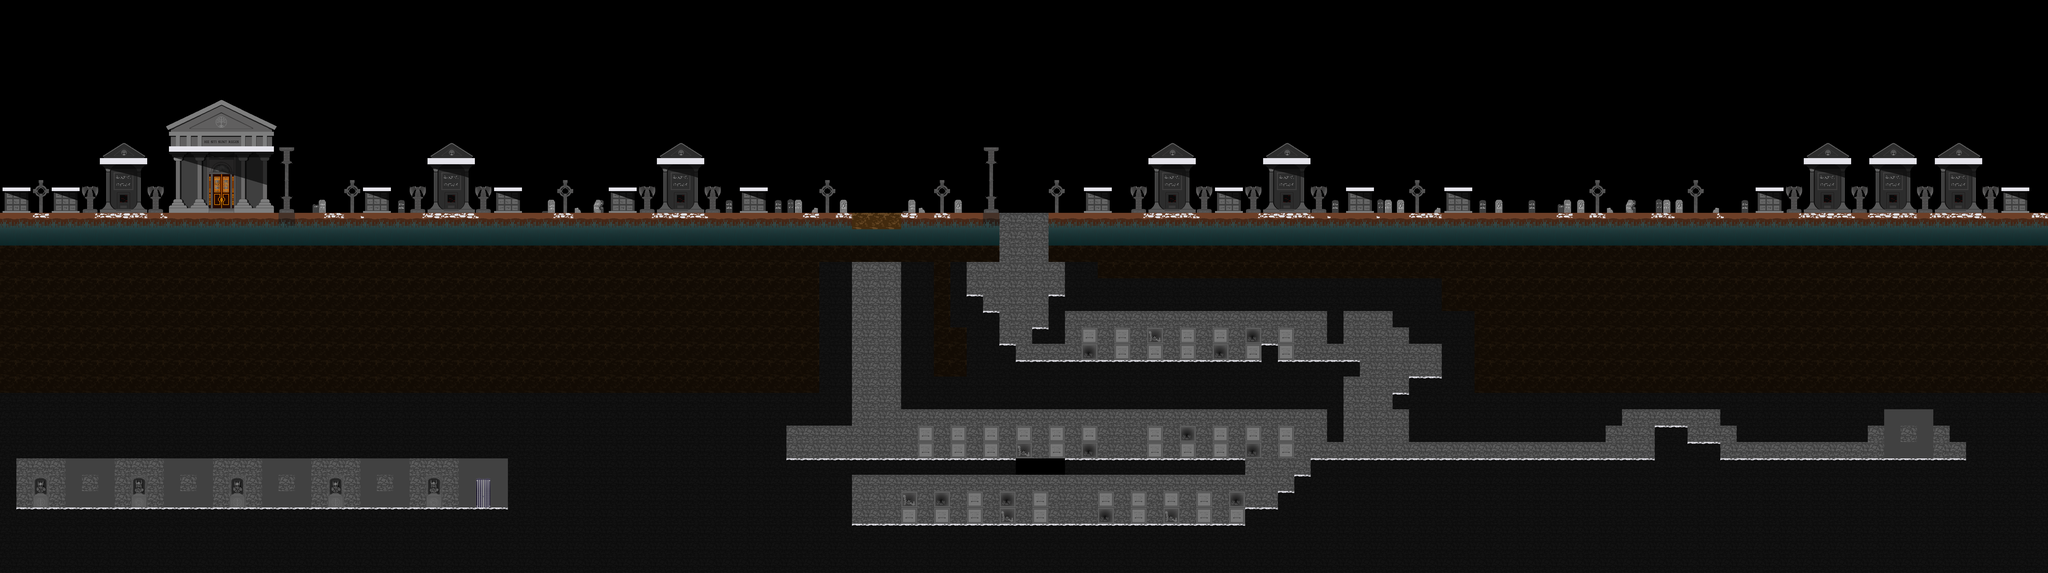

Below is a game level as drawn by its tile map, then a one-line description and the .tmx that defines it (tile-layer data replaced by summaries):
An orthogonal 125x35 tile map with 64x64 px tiles, 2 tile layers (derriere, solides) and 120 objects (escalier, checkPoint4, checkPoint3, checkPoint1, checkPoint2, ...).

<map version="1.4" tiledversion="1.4.3" orientation="orthogonal" renderorder="right-down" width="125" height="35" tilewidth="64" tileheight="64" infinite="0" nextlayerid="40" nextobjectid="212">
 <tileset firstgid="1" name="tableauTiledTilesetCimetiere3" tilewidth="64" tileheight="64" tilecount="168" columns="21">
  <image source="tableauTiledTilesetCimetiere3.png" width="1344" height="512" />
 </tileset>
 <layer id="2" name="derriere" width="125" height="35">
  <data>[4375 cells, 2243 non-empty, 93 distinct tile ids]</data>
 </layer>
 <layer id="1" name="solides" width="125" height="35">
  <properties>
   <property name="collides" type="bool" value="false" />
  </properties>
  <data>[4375 cells, 888 non-empty, 13 distinct tile ids]</data>
 </layer>
 <objectgroup id="39" name="bloquerFly">
  <object id="191" gid="48" x="2304" y="576" width="64" height="64" />
  <object id="192" gid="48" x="2944" y="576" width="64" height="64" />
  <object id="193" gid="48" x="4224" y="576" width="64" height="64" />
  <object id="196" gid="48" x="5312" y="576" width="64" height="64" />
  <object id="197" gid="48" x="5184" y="704" width="64" height="64" />
  <object id="198" gid="48" x="5760" y="704" width="64" height="64" />
 </objectgroup>
 <objectgroup id="17" name="escaliers">
  <object id="108" name="escalier" gid="69" x="1856" y="1984" width="64" height="64" />
 </objectgroup>
 <objectgroup id="4" name="stars">
  <object id="16" gid="70" x="448" y="1984" width="64" height="64" />
  <object id="19" gid="70" x="834" y="568" width="64" height="64" />
  <object id="22" gid="70" x="1439.5" y="823.5" width="64" height="64" />
  <object id="24" gid="70" x="2398.5" y="815" width="64" height="64" />
  <object id="27" gid="70" x="34" y="822" width="64" height="64" />
  <object id="28" gid="70" x="4766" y="822" width="64" height="64" />
  <object id="29" gid="70" x="5670" y="822" width="64" height="64" />
  <object id="30" gid="70" x="7842" y="726" width="64" height="64" />
  <object id="31" gid="70" x="1952" y="824" width="64" height="64" />
  <object id="32" gid="70" x="2912" y="818" width="64" height="64" />
  <object id="38" gid="70" x="4544" y="2048" width="64" height="64" />
  <object id="39" gid="70" x="4288" y="2048" width="64" height="64" />
  <object id="40" gid="70" x="3904" y="2048" width="64" height="64" />
  <object id="41" gid="70" x="3904" y="1792" width="64" height="64" />
  <object id="42" gid="70" x="4224" y="1792" width="64" height="64" />
  <object id="43" gid="70" x="5120" y="1792" width="64" height="64" />
  <object id="45" gid="70" x="4224" y="1408" width="64" height="64" />
  <object id="46" gid="70" x="4736" y="1408" width="64" height="64" />
  <object id="47" gid="70" x="3648" y="2048" width="64" height="64" />
  <object id="48" gid="70" x="3520" y="2048" width="64" height="64" />
  <object id="49" gid="70" x="4608" y="1792" width="64" height="64" />
  <object id="50" gid="70" x="4864" y="1984" width="64" height="64" />
  <object id="51" gid="70" x="4480" y="1408" width="64" height="64" />
  <object id="52" gid="70" x="4864" y="1408" width="64" height="64" />
  <object id="129" gid="70" x="4546" y="610" width="64" height="64" />
  <object id="130" gid="70" x="7360" y="610" width="64" height="64" />
 </objectgroup>
 <objectgroup id="37" name="etoffes">
  <object id="176" gid="71" x="1730" y="608" width="64" height="64" />
  <object id="178" gid="71" x="4996" y="606" width="64" height="64" />
  <object id="181" gid="71" x="832" y="1984" width="64" height="64" />
  <object id="182" gid="71" x="3072" y="1792" width="64" height="64" />
  <object id="183" gid="71" x="3392" y="832" width="64" height="64" />
  <object id="184" gid="71" x="4258" y="726" width="64" height="64" />
  <object id="187" gid="71" x="7844" y="822" width="64" height="64" />
  <object id="188" gid="71" x="7616" y="1792" width="64" height="64" />
  <object id="203" gid="71" x="4096" y="1152" width="64" height="64" />
 </objectgroup>
 <objectgroup id="5" name="checkPoints">
  <object id="102" name="checkPoint4" gid="96" x="6208" y="704" width="64" height="64" />
  <object id="103" name="checkPoint3" gid="96" x="4096" y="704" width="64" height="64" />
  <object id="104" name="checkPoint1" gid="96" x="898.667" y="570.667" width="64" height="64" />
  <object id="105" name="checkPoint2" gid="96" x="3200" y="1792" width="64" height="64" />
 </objectgroup>
 <objectgroup id="6" name="flyingMonsters">
  <object id="71" gid="12" x="2624" y="576" width="64" height="64" />
  <object id="72" gid="12" x="4544" y="576" width="64" height="64" />
  <object id="73" gid="12" x="4992" y="576" width="64" height="64" />
  <object id="74" gid="12" x="5504" y="704" width="64" height="64" />
 </objectgroup>
 <objectgroup id="7" name="zombies">
  <object id="64" gid="11" x="1728" y="832" width="64" height="64" />
  <object id="65" gid="11" x="2496" y="832" width="64" height="64" />
  <object id="66" gid="11" x="2752" y="832" width="64" height="64" />
  <object id="67" gid="11" x="4544" y="832" width="64" height="64" />
  <object id="68" gid="11" x="4764" y="824" width="64" height="64" />
  <object id="69" gid="11" x="4992" y="832" width="64" height="64" />
  <object id="70" gid="11" x="5824" y="832" width="64" height="64" />
  <object id="199" gid="11" x="5440" y="832" width="64" height="64" />
  <object id="201" gid="11" x="6016" y="832" width="64" height="64" rotation="90" />
 </objectgroup>
 <objectgroup id="20" name="bougies">
  <object id="115" name="bougie1" gid="49" x="128" y="768" width="64" height="64" />
  <object id="116" name="bougie2" gid="49" x="1344" y="768" width="64" height="64" />
  <object id="120" name="bougie6" gid="49" x="4096" y="768" width="64" height="64" />
 </objectgroup>
 <objectgroup id="32" name="bougies1">
  <object id="117" name="bougie3" gid="49" x="2176" y="768" width="64" height="64" />
  <object id="121" name="bougie7" gid="49" x="5504" y="768" width="64" height="64" />
 </objectgroup>
 <objectgroup id="33" name="bougies2">
  <object id="118" name="bougie4" gid="49" x="3200" y="768" width="64" height="64" />
  <object id="122" name="bougie8" gid="49" x="6208" y="768" width="64" height="64" />
 </objectgroup>
 <objectgroup id="34" name="bougies3">
  <object id="119" name="bougie5" gid="49" x="3648" y="768" width="64" height="64" />
  <object id="123" name="bougie9" gid="49" x="6592" y="768" width="64" height="64" />
 </objectgroup>
 <objectgroup id="8" name="torches">
  <!-- 5 objects omitted --></objectgroup>
 <objectgroup id="21" name="torches1">
  <!-- 5 objects omitted --></objectgroup>
 <objectgroup id="22" name="torches2">
  <!-- 3 objects omitted --></objectgroup>
 <objectgroup id="23" name="torches3">
  <!-- 2 objects omitted --></objectgroup>
 <objectgroup id="24" name="torches4">
  <!-- 1 objects omitted --></objectgroup>
 <objectgroup id="25" name="torches5">
  <!-- 1 objects omitted --></objectgroup>
 <objectgroup id="26" name="torches6">
  <!-- 1 objects omitted --></objectgroup>
 <objectgroup id="28" name="torches7">
  <!-- 1 objects omitted --></objectgroup>
 <objectgroup id="29" name="torches8">
  <!-- 1 objects omitted --></objectgroup>
 <objectgroup id="9" name="aurore" />
 <objectgroup id="16" name="rocheQuiRoule">
  <!-- 1 objects omitted --></objectgroup>
 <objectgroup id="38" name="rocheQuiRoule2">
  <!-- 1 objects omitted --></objectgroup>
 <objectgroup id="10" name="vase">
  <!-- 12 objects omitted --></objectgroup>
 <objectgroup id="18" name="solFragilePierre">
  <!-- 3 objects omitted --></objectgroup>
 <objectgroup id="15" name="solFragile">
  <!-- 3 objects omitted --></objectgroup>
 <objectgroup id="11" name="bossSpectre">
  <!-- 1 objects omitted --></objectgroup>
 <objectgroup id="12" name="sacdos" />
 <objectgroup id="13" name="spectres" />
 <objectgroup id="14" name="squelettes">
  <!-- 11 objects omitted --></objectgroup>
</map>
<!-- 52 of 120 objects omitted -->
